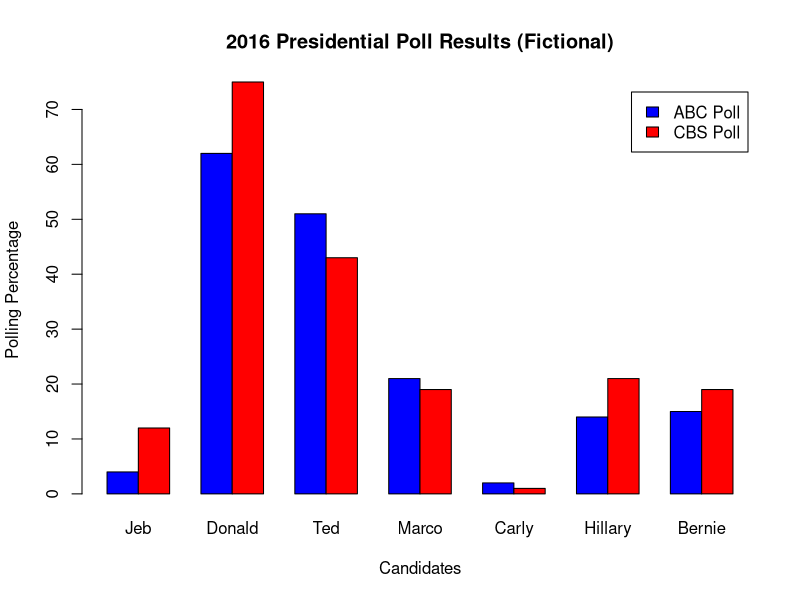

Write R code to recreate this figure.
# Module 3
# Student: Sardys Avile-Martinez
# Assignment # 3
### Professor notes:
#       "The data set below is based on the presidential election during 2016, where it outlined the name of the candidate, 
          # the source of the poll (ABC vs, CBS). Discuss your result in your blog. Important note, 
          # I made up this data, so this data does not reflect what really happened in the election."


# Let's create a Data frame and then analyze it 

# Creating the data frame
poll_data <- data.frame(
  Name = c("Jeb", "Donald", "Ted", "Marco", "Carly", "Hillary", "Bernie"),
  ABC_Poll = c(4, 62, 51, 21, 2, 14, 15),
  CBS_Poll = c(12, 75, 43, 19, 1, 21, 19)
)

# Print the data frame
print(poll_data)

# Getting the ABC results
poll_data$ABC_Poll

# Getting the CBS results
poll_data$CBS_Poll

# Let's see Jeb's results
poll_data[1, ]

# Let's see the results excluding the names
poll_data[ ,2:3]

# Summary Statistics
summary(poll_data)

# Data visualization
barplot(
  height = rbind(poll_data$ABC_Poll, poll_data$CBS_Poll),
  beside = TRUE,
  names.arg = poll_data$Name,
  col = c("blue", "red"),
  legend.text = c("ABC Poll", "CBS Poll"),
  main = "2016 Presidential Poll Results (Fictional)",
  xlab = "Candidates",
  ylab = "Polling Percentage"
)

# Let's analyze the poll discrepancies ABC vs CBS

poll_data$Difference <- abs(poll_data$ABC_Poll - poll_data$CBS_Poll)
print(poll_data)


